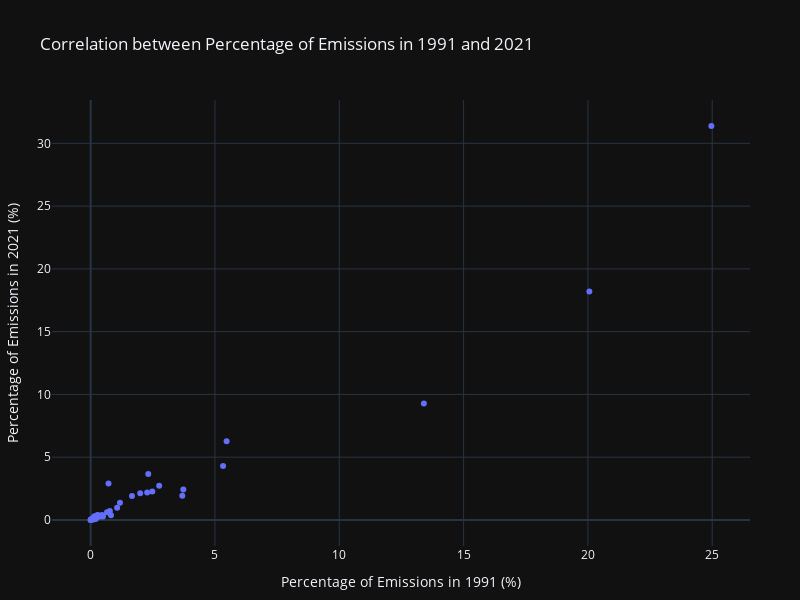

Source (notebook cell):
### Code cell
# Create a scatter plot
fig = px.scatter(ghg_annexi_countries_percentage_df, 
                 x='Percentage_1991', 
                 y='Percentage_2021', 
                 title='Correlation between Percentage of Emissions in 1991 and 2021',
                 labels={'Percentage_1991': 'Percentage of Emissions in 1991', 'Percentage_2021': 'Percentage of Emissions in 2021'},
                 template='plotly_dark',
                 width=800,
                 height=600
                )

# Update layout
fig.update_layout(
    xaxis=dict(title='Percentage of Emissions in 1991 (%)'),
    yaxis=dict(title='Percentage of Emissions in 2021 (%)'),
    margin=dict(l=50, r=50, t=100, b=50),
)

# Show the plot
fig.show()

### Figure 1 — Plotly figure (JSON) as saved in the notebook; plotly's stock layout.template omitted (floating-point values rounded to 4 significant figures)
{"data": [{"hovertemplate": "Percentage of Emissions in 1991=%{x}<br>Percentage of Emissions in 2021=%{y}<extra></extra>", "legendgroup": "", "marker": {"color": "#636efa", "symbol": "circle"}, "mode": "markers", "name": "", "orientation": "v", "showlegend": false, "type": "scatter", "x": [2.757, 0.2867, 0.4969, 0.6595, 0.2908, 2.318, 0.07824, 0.02667, 0.7715, 0.4003, 0.1527, 20.06, 0.139, 2.482, 5.326, 0.4587, 0.3889, 0.0591, 0.2815, 2.274, 5.469, 1.662, 0.0511, 0.001034, 0.2006, 0.06, 0.01116, 0.0004658, 1.065, 0.1965, 0.1658, 1.994, 0.267, 0.8185, 13.4, 0.2445, 0.05732, 1.18, 0.1152, 0.2344, 0.7196, 3.687, 3.727, 24.97], "xaxis": "x", "y": [2.73, 0.3771, 0.2748, 0.6214, 0.2515, 3.669, 0.1047, 0.04738, 0.7119, 0.2695, 0.08705, 18.19, 0.2712, 2.265, 4.293, 0.4045, 0.3203, 0.07898, 0.3901, 2.191, 6.271, 1.915, 0.0737, 0.001035, 0.07954, 0.04935, 0.01199, 0.0004132, 0.9631, 0.3131, 0.1876, 2.131, 0.2828, 0.3715, 9.268, 0.1886, 0.07303, 1.372, 0.0343, 0.243, 2.905, 1.918, 2.419, 31.38], "yaxis": "y"}], "layout": {"height": 600, "legend": {"tracegroupgap": 0}, "margin": {"b": 50, "l": 50, "r": 50, "t": 100}, "title": {"text": "Correlation between Percentage of Emissions in 1991 and 2021"}, "width": 800, "xaxis": {"anchor": "y", "domain": [0, 1], "title": {"text": "Percentage of Emissions in 1991 (%)"}}, "yaxis": {"anchor": "x", "domain": [0, 1], "title": {"text": "Percentage of Emissions in 2021 (%)"}}}}
